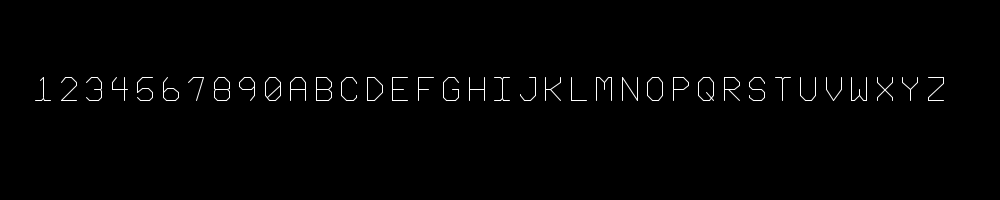
Frame 1 (no input)
Frame 60 (the mouse pressed at the canvas centre just before this capture): identical to frame 1, image omitted
Frame 120 (the mouse held since frame 60 and released just before this capture): identical to frame 1, image omitted

The Processing sketch that drew this single still picture (run headless with seeded random() and noise(); from frame 60 on, the mouse is pressed at the canvas centre):

// Processing sketch: JaredSchiffman_monoline_pde
// ── JaredSchiffman_monoline_pde.pde
JaredSchiffmanFont JSF; 

void setup(){
  size (1000,200); 
  JSF = new JaredSchiffmanFont(); 
  println("numPoints = " + JSF.F.letters[44].numPoints); 
}

void draw(){
  background(0); 
  stroke(255); 
  noFill(); 
  
  String myString = "1234567890abcdefghijklmnopqrstuvwxyz"; //Jared's Monospace Monoline";
  JSF.F.drawString(myString, 10,100, 0.15);
}

// ── JaredSchiffmanFont.pde
// By Jared Schiffman https://www.perchinteractive.com/
// MIT Media Lab ACG (Aesthetics and Computation Group), 1999
// Ported by Golan Levin, 2017

class JaredSchiffmanFont {

  jsVectorFont F;

  JaredSchiffmanFont() {
    F = new jsVectorFont();
    
    F.letters[44].numPoints = 7;
    F.letters[44].pointTypes = new char[7];
    F.letters[44].x = new float[7];
    F.letters[44].y = new float[7];
    F.letters[44].pointTypes[0] = 'm';
    F.letters[44].x[0] = 20F;
    F.letters[44].y[0] = 0.0F;
    F.letters[44].pointTypes[1] = 'l';
    F.letters[44].x[1] = 40F;
    F.letters[44].y[1] = 20F;
    F.letters[44].pointTypes[2] = 'l';
    F.letters[44].x[2] = 60F;
    F.letters[44].y[2] = 0.0F;
    F.letters[44].pointTypes[3] = 'l';
    F.letters[44].x[3] = 40F;
    F.letters[44].y[3] = -20F;
    F.letters[44].pointTypes[4] = 'l';
    F.letters[44].x[4] = 20F;
    F.letters[44].y[4] = -40F;
    F.letters[44].pointTypes[5] = 'm';
    F.letters[44].x[5] = 40F;
    F.letters[44].y[5] = -20F;
    F.letters[44].pointTypes[6] = 'l';
    F.letters[44].x[6] = 20F;
    F.letters[44].y[6] = 0.0F;
    F.letters[46].numPoints = 5;
    F.letters[46].pointTypes = new char[5];
    F.letters[46].x = new float[5];
    F.letters[46].y = new float[5];
    F.letters[46].pointTypes[0] = 'm';
    F.letters[46].x[0] = 20F;
    F.letters[46].y[0] = 0.0F;
    F.letters[46].pointTypes[1] = 'l';
    F.letters[46].x[1] = 40F;
    F.letters[46].y[1] = 20F;
    F.letters[46].pointTypes[2] = 'l';
    F.letters[46].x[2] = 60F;
    F.letters[46].y[2] = 0.0F;
    F.letters[46].pointTypes[3] = 'l';
    F.letters[46].x[3] = 40F;
    F.letters[46].y[3] = -20F;
    F.letters[46].pointTypes[4] = 'l';
    F.letters[46].x[4] = 20F;
    F.letters[46].y[4] = 0.0F;
    F.letters[48].numPoints = 11;
    F.letters[48].pointTypes = new char[11];
    F.letters[48].x = new float[11];
    F.letters[48].y = new float[11];
    F.letters[48].pointTypes[0] = 'm';
    F.letters[48].x[0] = 100F;
    F.letters[48].y[0] = 120F;
    F.letters[48].pointTypes[1] = 'l';
    F.letters[48].x[1] = 70F;
    F.letters[48].y[1] = 150F;
    F.letters[48].pointTypes[2] = 'l';
    F.letters[48].x[2] = 30F;
    F.letters[48].y[2] = 150F;
    F.letters[48].pointTypes[3] = 'l';
    F.letters[48].x[3] = 0.0F;
    F.letters[48].y[3] = 120F;
    F.letters[48].pointTypes[4] = 'l';
    F.letters[48].x[4] = 0.0F;
    F.letters[48].y[4] = 30F;
    F.letters[48].pointTypes[5] = 'l';
    F.letters[48].x[5] = 30F;
    F.letters[48].y[5] = 0.0F;
    F.letters[48].pointTypes[6] = 'l';
    F.letters[48].x[6] = 70F;
    F.letters[48].y[6] = 0.0F;
    F.letters[48].pointTypes[7] = 'l';
    F.letters[48].x[7] = 100F;
    F.letters[48].y[7] = 30F;
    F.letters[48].pointTypes[8] = 'l';
    F.letters[48].x[8] = 100F;
    F.letters[48].y[8] = 120F;
    F.letters[48].pointTypes[9] = 'm';
    F.letters[48].x[9] = 16F;
    F.letters[48].y[9] = 15F;
    F.letters[48].pointTypes[10] = 'l';
    F.letters[48].x[10] = 100F;
    F.letters[48].y[10] = 100F;
    F.letters[49].numPoints = 8;
    F.letters[49].pointTypes = new char[8];
    F.letters[49].x = new float[8];
    F.letters[49].y = new float[8];
    F.letters[49].pointTypes[0] = 'm';
    F.letters[49].x[0] = 30F;
    F.letters[49].y[0] = 130F;
    F.letters[49].pointTypes[1] = 'l';
    F.letters[49].x[1] = 50F;
    F.letters[49].y[1] = 150F;
    F.letters[49].pointTypes[2] = 'l';
    F.letters[49].x[2] = 50F;
    F.letters[49].y[2] = 14F;
    F.letters[49].pointTypes[3] = 'm';
    F.letters[49].x[3] = 100F;
    F.letters[49].y[3] = 0.0F;
    F.letters[49].pointTypes[4] = 'l';
    F.letters[49].x[4] = 60F;
    F.letters[49].y[4] = 0.0F;
    F.letters[49].pointTypes[5] = 'l';
    F.letters[49].x[5] = 50F;
    F.letters[49].y[5] = 10F;
    F.letters[49].pointTypes[6] = 'l';
    F.letters[49].x[6] = 40F;
    F.letters[49].y[6] = 0.0F;
    F.letters[49].pointTypes[7] = 'l';
    F.letters[49].x[7] = 0.0F;
    F.letters[49].y[7] = 0.0F;
    F.letters[50].numPoints = 7;
    F.letters[50].pointTypes = new char[7];
    F.letters[50].x = new float[7];
    F.letters[50].y = new float[7];
    F.letters[50].pointTypes[0] = 'm';
    F.letters[50].x[0] = 0.0F;
    F.letters[50].y[0] = 120F;
    F.letters[50].pointTypes[1] = 'l';
    F.letters[50].x[1] = 30F;
    F.letters[50].y[1] = 150F;
    F.letters[50].pointTypes[2] = 'l';
    F.letters[50].x[2] = 70F;
    F.letters[50].y[2] = 150F;
    F.letters[50].pointTypes[3] = 'l';
    F.letters[50].x[3] = 100F;
    F.letters[50].y[3] = 120F;
    F.letters[50].pointTypes[4] = 'l';
    F.letters[50].x[4] = 100F;
    F.letters[50].y[4] = 100F;
    F.letters[50].pointTypes[5] = 'l';
    F.letters[50].x[5] = 0.0F;
    F.letters[50].y[5] = 0.0F;
    F.letters[50].pointTypes[6] = 'l';
    F.letters[50].x[6] = 100F;
    F.letters[50].y[6] = 0.0F;
    F.letters[51].numPoints = 13;
    F.letters[51].pointTypes = new char[13];
    F.letters[51].x = new float[13];
    F.letters[51].y = new float[13];
    F.letters[51].pointTypes[0] = 'm';
    F.letters[51].x[0] = 0.0F;
    F.letters[51].y[0] = 120F;
    F.letters[51].pointTypes[1] = 'l';
    F.letters[51].x[1] = 30F;
    F.letters[51].y[1] = 150F;
    F.letters[51].pointTypes[2] = 'l';
    F.letters[51].x[2] = 70F;
    F.letters[51].y[2] = 150F;
    F.letters[51].pointTypes[3] = 'l';
    F.letters[51].x[3] = 100F;
    F.letters[51].y[3] = 120F;
    F.letters[51].pointTypes[4] = 'l';
    F.letters[51].x[4] = 100F;
    F.letters[51].y[4] = 80F;
    F.letters[51].pointTypes[5] = 'l';
    F.letters[51].x[5] = 90F;
    F.letters[51].y[5] = 70F;
    F.letters[51].pointTypes[6] = 'l';
    F.letters[51].x[6] = 100F;
    F.letters[51].y[6] = 60F;
    F.letters[51].pointTypes[7] = 'l';
    F.letters[51].x[7] = 100F;
    F.letters[51].y[7] = 17F;
    F.letters[51].pointTypes[8] = 'l';
    F.letters[51].x[8] = 80F;
    F.letters[51].y[8] = 0.0F;
    F.letters[51].pointTypes[9] = 'l';
    F.letters[51].x[9] = 20F;
    F.letters[51].y[9] = 0.0F;
    F.letters[51].pointTypes[10] = 'l';
    F.letters[51].x[10] = 0.0F;
    F.letters[51].y[10] = 20F;
    F.letters[51].pointTypes[11] = 'm';
    F.letters[51].x[11] = 50F;
    F.letters[51].y[11] = 70F;
    F.letters[51].pointTypes[12] = 'l';
    F.letters[51].x[12] = 90F;
    F.letters[51].y[12] = 70F;
    F.letters[52].numPoints = 6;
    F.letters[52].pointTypes = new char[6];
    F.letters[52].x = new float[6];
    F.letters[52].y = new float[6];
    F.letters[52].pointTypes[0] = 'm';
    F.letters[52].x[0] = 30F;
    F.letters[52].y[0] = 150F;
    F.letters[52].pointTypes[1] = 'l';
    F.letters[52].x[1] = 0.0F;
    F.letters[52].y[1] = 120F;
    F.letters[52].pointTypes[2] = 'l';
    F.letters[52].x[2] = 0.0F;
    F.letters[52].y[2] = 70F;
    F.letters[52].pointTypes[3] = 'l';
    F.letters[52].x[3] = 100F;
    F.letters[52].y[3] = 70F;
    F.letters[52].pointTypes[4] = 'm';
    F.letters[52].x[4] = 80F;
    F.letters[52].y[4] = 150F;
    F.letters[52].pointTypes[5] = 'l';
    F.letters[52].x[5] = 80F;
    F.letters[52].y[5] = 0.0F;
    F.letters[53].numPoints = 11;
    F.letters[53].pointTypes = new char[11];
    F.letters[53].x = new float[11];
    F.letters[53].y = new float[11];
    F.letters[53].pointTypes[0] = 'm';
    F.letters[53].x[0] = 100F;
    F.letters[53].y[0] = 150F;
    F.letters[53].pointTypes[1] = 'l';
    F.letters[53].x[1] = 30F;
    F.letters[53].y[1] = 150F;
    F.letters[53].pointTypes[2] = 'l';
    F.letters[53].x[2] = 0.0F;
    F.letters[53].y[2] = 120F;
    F.letters[53].pointTypes[3] = 'l';
    F.letters[53].x[3] = 0.0F;
    F.letters[53].y[3] = 50F;
    F.letters[53].pointTypes[4] = 'l';
    F.letters[53].x[4] = 30F;
    F.letters[53].y[4] = 80F;
    F.letters[53].pointTypes[5] = 'l';
    F.letters[53].x[5] = 76F;
    F.letters[53].y[5] = 80F;
    F.letters[53].pointTypes[6] = 'l';
    F.letters[53].x[6] = 100F;
    F.letters[53].y[6] = 50F;
    F.letters[53].pointTypes[7] = 'l';
    F.letters[53].x[7] = 100F;
    F.letters[53].y[7] = 20F;
    F.letters[53].pointTypes[8] = 'l';
    F.letters[53].x[8] = 80F;
    F.letters[53].y[8] = 0.0F;
    F.letters[53].pointTypes[9] = 'l';
    F.letters[53].x[9] = 20F;
    F.letters[53].y[9] = 0.0F;
    F.letters[53].pointTypes[10] = 'l';
    F.letters[53].x[10] = 0.0F;
    F.letters[53].y[10] = 20F;
    F.letters[54].numPoints = 10;
    F.letters[54].pointTypes = new char[10];
    F.letters[54].x = new float[10];
    F.letters[54].y = new float[10];
    F.letters[54].pointTypes[0] = 'm';
    F.letters[54].x[0] = 30F;
    F.letters[54].y[0] = 150F;
    F.letters[54].pointTypes[1] = 'l';
    F.letters[54].x[1] = 0.0F;
    F.letters[54].y[1] = 120F;
    F.letters[54].pointTypes[2] = 'l';
    F.letters[54].x[2] = 0.0F;
    F.letters[54].y[2] = 20F;
    F.letters[54].pointTypes[3] = 'l';
    F.letters[54].x[3] = 20F;
    F.letters[54].y[3] = 0.0F;
    F.letters[54].pointTypes[4] = 'l';
    F.letters[54].x[4] = 80F;
    F.letters[54].y[4] = 0.0F;
    F.letters[54].pointTypes[5] = 'l';
    F.letters[54].x[5] = 100F;
    F.letters[54].y[5] = 20F;
    F.letters[54].pointTypes[6] = 'l';
    F.letters[54].x[6] = 100F;
    F.letters[54].y[6] = 50F;
    F.letters[54].pointTypes[7] = 'l';
    F.letters[54].x[7] = 70F;
    F.letters[54].y[7] = 80F;
    F.letters[54].pointTypes[8] = 'l';
    F.letters[54].x[8] = 30F;
    F.letters[54].y[8] = 80F;
    F.letters[54].pointTypes[9] = 'l';
    F.letters[54].x[9] = 0.0F;
    F.letters[54].y[9] = 50F;
    F.letters[55].numPoints = 4;
    F.letters[55].pointTypes = new char[4];
    F.letters[55].x = new float[4];
    F.letters[55].y = new float[4];
    F.letters[55].pointTypes[0] = 'm';
    F.letters[55].x[0] = 0.0F;
    F.letters[55].y[0] = 120F;
    F.letters[55].pointTypes[1] = 'l';
    F.letters[55].x[1] = 30F;
    F.letters[55].y[1] = 150F;
    F.letters[55].pointTypes[2] = 'l';
    F.letters[55].x[2] = 100F;
    F.letters[55].y[2] = 150F;
    F.letters[55].pointTypes[3] = 'l';
    F.letters[55].x[3] = 50F;
    F.letters[55].y[3] = 0.0F;
    F.letters[56].numPoints = 17;
    F.letters[56].pointTypes = new char[17];
    F.letters[56].x = new float[17];
    F.letters[56].y = new float[17];
    F.letters[56].pointTypes[0] = 'm';
    F.letters[56].x[0] = 0.0F;
    F.letters[56].y[0] = 120F;
    F.letters[56].pointTypes[1] = 'l';
    F.letters[56].x[1] = 30F;
    F.letters[56].y[1] = 150F;
    F.letters[56].pointTypes[2] = 'l';
    F.letters[56].x[2] = 70F;
    F.letters[56].y[2] = 150F;
    F.letters[56].pointTypes[3] = 'l';
    F.letters[56].x[3] = 100F;
    F.letters[56].y[3] = 120F;
    F.letters[56].pointTypes[4] = 'l';
    F.letters[56].x[4] = 100F;
    F.letters[56].y[4] = 80F;
    F.letters[56].pointTypes[5] = 'l';
    F.letters[56].x[5] = 87F;
    F.letters[56].y[5] = 70F;
    F.letters[56].pointTypes[6] = 'l';
    F.letters[56].x[6] = 100F;
    F.letters[56].y[6] = 60F;
    F.letters[56].pointTypes[7] = 'l';
    F.letters[56].x[7] = 100F;
    F.letters[56].y[7] = 20F;
    F.letters[56].pointTypes[8] = 'l';
    F.letters[56].x[8] = 80F;
    F.letters[56].y[8] = 0.0F;
    F.letters[56].pointTypes[9] = 'l';
    F.letters[56].x[9] = 20F;
    F.letters[56].y[9] = 0.0F;
    F.letters[56].pointTypes[10] = 'l';
    F.letters[56].x[10] = 0.0F;
    F.letters[56].y[10] = 20F;
    F.letters[56].pointTypes[11] = 'l';
    F.letters[56].x[11] = 0.0F;
    F.letters[56].y[11] = 60F;
    F.letters[56].pointTypes[12] = 'l';
    F.letters[56].x[12] = 10F;
    F.letters[56].y[12] = 70F;
    F.letters[56].pointTypes[13] = 'l';
    F.letters[56].x[13] = 0.0F;
    F.letters[56].y[13] = 80F;
    F.letters[56].pointTypes[14] = 'l';
    F.letters[56].x[14] = 0.0F;
    F.letters[56].y[14] = 120F;
    F.letters[56].pointTypes[15] = 'm';
    F.letters[56].x[15] = 10F;
    F.letters[56].y[15] = 70F;
    F.letters[56].pointTypes[16] = 'l';
    F.letters[56].x[16] = 87F;
    F.letters[56].y[16] = 70F;
    F.letters[57].numPoints = 12;
    F.letters[57].pointTypes = new char[12];
    F.letters[57].x = new float[12];
    F.letters[57].y = new float[12];
    F.letters[57].pointTypes[0] = 'm';
    F.letters[57].x[0] = 20F;
    F.letters[57].y[0] = 70F;
    F.letters[57].pointTypes[1] = 'l';
    F.letters[57].x[1] = 0.0F;
    F.letters[57].y[1] = 87F;
    F.letters[57].pointTypes[2] = 'l';
    F.letters[57].x[2] = 0.0F;
    F.letters[57].y[2] = 120F;
    F.letters[57].pointTypes[3] = 'l';
    F.letters[57].x[3] = 30F;
    F.letters[57].y[3] = 150F;
    F.letters[57].pointTypes[4] = 'l';
    F.letters[57].x[4] = 70F;
    F.letters[57].y[4] = 150F;
    F.letters[57].pointTypes[5] = 'l';
    F.letters[57].x[5] = 100F;
    F.letters[57].y[5] = 120F;
    F.letters[57].pointTypes[6] = 'l';
    F.letters[57].x[6] = 100F;
    F.letters[57].y[6] = 90F;
    F.letters[57].pointTypes[7] = 'l';
    F.letters[57].x[7] = 100F;
    F.letters[57].y[7] = 30F;
    F.letters[57].pointTypes[8] = 'l';
    F.letters[57].x[8] = 73F;
    F.letters[57].y[8] = 0.0F;
    F.letters[57].pointTypes[9] = 'm';
    F.letters[57].x[9] = 20F;
    F.letters[57].y[9] = 70F;
    F.letters[57].pointTypes[10] = 'l';
    F.letters[57].x[10] = 80F;
    F.letters[57].y[10] = 70F;
    F.letters[57].pointTypes[11] = 'l';
    F.letters[57].x[11] = 100F;
    F.letters[57].y[11] = 90F;
    F.letters[97].numPoints = 8;
    F.letters[97].pointTypes = new char[8];
    F.letters[97].x = new float[8];
    F.letters[97].y = new float[8];
    F.letters[97].pointTypes[0] = 'm';
    F.letters[97].x[0] = 0.0F;
    F.letters[97].y[0] = 0.0F;
    F.letters[97].pointTypes[1] = 'l';
    F.letters[97].x[1] = 0.0F;
    F.letters[97].y[1] = 120F;
    F.letters[97].pointTypes[2] = 'l';
    F.letters[97].x[2] = 30F;
    F.letters[97].y[2] = 150F;
    F.letters[97].pointTypes[3] = 'l';
    F.letters[97].x[3] = 70F;
    F.letters[97].y[3] = 150F;
    F.letters[97].pointTypes[4] = 'l';
    F.letters[97].x[4] = 100F;
    F.letters[97].y[4] = 120F;
    F.letters[97].pointTypes[5] = 'l';
    F.letters[97].x[5] = 100F;
    F.letters[97].y[5] = 0.0F;
    F.letters[97].pointTypes[6] = 'm';
    F.letters[97].x[6] = 0.0F;
    F.letters[97].y[6] = 70F;
    F.letters[97].pointTypes[7] = 'l';
    F.letters[97].x[7] = 100F;
    F.letters[97].y[7] = 70F;
    F.letters[98].numPoints = 13;
    F.letters[98].pointTypes = new char[13];
    F.letters[98].x = new float[13];
    F.letters[98].y = new float[13];
    F.letters[98].pointTypes[0] = 'm';
    F.letters[98].x[0] = 0.0F;
    F.letters[98].y[0] = 0.0F;
    F.letters[98].pointTypes[1] = 'l';
    F.letters[98].x[1] = 0.0F;
    F.letters[98].y[1] = 150F;
    F.letters[98].pointTypes[2] = 'l';
    F.letters[98].x[2] = 70F;
    F.letters[98].y[2] = 150F;
    F.letters[98].pointTypes[3] = 'l';
    F.letters[98].x[3] = 100F;
    F.letters[98].y[3] = 120F;
    F.letters[98].pointTypes[4] = 'l';
    F.letters[98].x[4] = 100F;
    F.letters[98].y[4] = 90F;
    F.letters[98].pointTypes[5] = 'm';
    F.letters[98].x[5] = 0.0F;
    F.letters[98].y[5] = 0.0F;
    F.letters[98].pointTypes[6] = 'l';
    F.letters[98].x[6] = 80F;
    F.letters[98].y[6] = 0.0F;
    F.letters[98].pointTypes[7] = 'l';
    F.letters[98].x[7] = 100F;
    F.letters[98].y[7] = 20F;
    F.letters[98].pointTypes[8] = 'l';
    F.letters[98].x[8] = 100F;
    F.letters[98].y[8] = 50F;
    F.letters[98].pointTypes[9] = 'l';
    F.letters[98].x[9] = 80F;
    F.letters[98].y[9] = 70F;
    F.letters[98].pointTypes[10] = 'l';
    F.letters[98].x[10] = 100F;
    F.letters[98].y[10] = 90F;
    F.letters[98].pointTypes[11] = 'm';
    F.letters[98].x[11] = 0.0F;
    F.letters[98].y[11] = 70F;
    F.letters[98].pointTypes[12] = 'l';
    F.letters[98].x[12] = 80F;
    F.letters[98].y[12] = 70F;
    F.letters[99].numPoints = 10;
    F.letters[99].pointTypes = new char[10];
    F.letters[99].x = new float[10];
    F.letters[99].y = new float[10];
    F.letters[99].pointTypes[0] = 'm';
    F.letters[99].x[0] = 100F;
    F.letters[99].y[0] = 110F;
    F.letters[99].pointTypes[1] = 'l';
    F.letters[99].x[1] = 100F;
    F.letters[99].y[1] = 120F;
    F.letters[99].pointTypes[2] = 'l';
    F.letters[99].x[2] = 70F;
    F.letters[99].y[2] = 150F;
    F.letters[99].pointTypes[3] = 'l';
    F.letters[99].x[3] = 30F;
    F.letters[99].y[3] = 150F;
    F.letters[99].pointTypes[4] = 'l';
    F.letters[99].x[4] = 0.0F;
    F.letters[99].y[4] = 120F;
    F.letters[99].pointTypes[5] = 'l';
    F.letters[99].x[5] = 0.0F;
    F.letters[99].y[5] = 30F;
    F.letters[99].pointTypes[6] = 'l';
    F.letters[99].x[6] = 30F;
    F.letters[99].y[6] = 0.0F;
    F.letters[99].pointTypes[7] = 'l';
    F.letters[99].x[7] = 80F;
    F.letters[99].y[7] = 0.0F;
    F.letters[99].pointTypes[8] = 'l';
    F.letters[99].x[8] = 100F;
    F.letters[99].y[8] = 20F;
    F.letters[99].pointTypes[9] = 'l';
    F.letters[99].x[9] = 100F;
    F.letters[99].y[9] = 30F;
    F.letters[100].numPoints = 7;
    F.letters[100].pointTypes = new char[7];
    F.letters[100].x = new float[7];
    F.letters[100].y = new float[7];
    F.letters[100].pointTypes[0] = 'm';
    F.letters[100].x[0] = 0.0F;
    F.letters[100].y[0] = 150F;
    F.letters[100].pointTypes[1] = 'l';
    F.letters[100].x[1] = 0.0F;
    F.letters[100].y[1] = 0.0F;
    F.letters[100].pointTypes[2] = 'l';
    F.letters[100].x[2] = 50F;
    F.letters[100].y[2] = 0.0F;
    F.letters[100].pointTypes[3] = 'l';
    F.letters[100].x[3] = 100F;
    F.letters[100].y[3] = 50F;
    F.letters[100].pointTypes[4] = 'l';
    F.letters[100].x[4] = 100F;
    F.letters[100].y[4] = 100F;
    F.letters[100].pointTypes[5] = 'l';
    F.letters[100].x[5] = 50F;
    F.letters[100].y[5] = 150F;
    F.letters[100].pointTypes[6] = 'l';
    F.letters[100].x[6] = 0.0F;
    F.letters[100].y[6] = 150F;
    F.letters[101].numPoints = 7;
    F.letters[101].pointTypes = new char[7];
    F.letters[101].x = new float[7];
    F.letters[101].y = new float[7];
    F.letters[101].pointTypes[0] = 'm';
    F.letters[101].x[0] = 70F;
    F.letters[101].y[0] = 70F;
    F.letters[101].pointTypes[1] = 'l';
    F.letters[101].x[1] = 0.0F;
    F.letters[101].y[1] = 70F;
    F.letters[101].pointTypes[2] = 'l';
    F.letters[101].x[2] = 0.0F;
    F.letters[101].y[2] = 0.0F;
    F.letters[101].pointTypes[3] = 'l';
    F.letters[101].x[3] = 100F;
    F.letters[101].y[3] = 0.0F;
    F.letters[101].pointTypes[4] = 'm';
    F.letters[101].x[4] = 100F;
    F.letters[101].y[4] = 150F;
    F.letters[101].pointTypes[5] = 'l';
    F.letters[101].x[5] = 0.0F;
    F.letters[101].y[5] = 150F;
    F.letters[101].pointTypes[6] = 'l';
    F.letters[101].x[6] = 0.0F;
    F.letters[101].y[6] = 70F;
    F.letters[102].numPoints = 5;
    F.letters[102].pointTypes = new char[5];
    F.letters[102].x = new float[5];
    F.letters[102].y = new float[5];
    F.letters[102].pointTypes[0] = 'm';
    F.letters[102].x[0] = 100F;
    F.letters[102].y[0] = 150F;
    F.letters[102].pointTypes[1] = 'l';
    F.letters[102].x[1] = 0.0F;
    F.letters[102].y[1] = 150F;
    F.letters[102].pointTypes[2] = 'l';
    F.letters[102].x[2] = 0.0F;
    F.letters[102].y[2] = 0.0F;
    F.letters[102].pointTypes[3] = 'm';
    F.letters[102].x[3] = 70F;
    F.letters[102].y[3] = 70F;
    F.letters[102].pointTypes[4] = 'l';
    F.letters[102].x[4] = 0.0F;
    F.letters[102].y[4] = 70F;
    F.letters[103].numPoints = 10;
    F.letters[103].pointTypes = new char[10];
    F.letters[103].x = new float[10];
    F.letters[103].y = new float[10];
    F.letters[103].pointTypes[0] = 'm';
    F.letters[103].x[0] = 100F;
    F.letters[103].y[0] = 120F;
    F.letters[103].pointTypes[1] = 'l';
    F.letters[103].x[1] = 70F;
    F.letters[103].y[1] = 150F;
    F.letters[103].pointTypes[2] = 'l';
    F.letters[103].x[2] = 30F;
    F.letters[103].y[2] = 150F;
    F.letters[103].pointTypes[3] = 'l';
    F.letters[103].x[3] = 0.0F;
    F.letters[103].y[3] = 120F;
    F.letters[103].pointTypes[4] = 'l';
    F.letters[103].x[4] = 0.0F;
    F.letters[103].y[4] = 20F;
    F.letters[103].pointTypes[5] = 'l';
    F.letters[103].x[5] = 20F;
    F.letters[103].y[5] = 0.0F;
    F.letters[103].pointTypes[6] = 'l';
    F.letters[103].x[6] = 77F;
    F.letters[103].y[6] = 0.0F;
    F.letters[103].pointTypes[7] = 'l';
    F.letters[103].x[7] = 100F;
    F.letters[103].y[7] = 20F;
    F.letters[103].pointTypes[8] = 'l';
    F.letters[103].x[8] = 100F;
    F.letters[103].y[8] = 70F;
    F.letters[103].pointTypes[9] = 'l';
    F.letters[103].x[9] = 60F;
    F.letters[103].y[9] = 70F;
    F.letters[104].numPoints = 6;
    F.letters[104].pointTypes = new char[6];
    F.letters[104].x = new float[6];
    F.letters[104].y = new float[6];
    F.letters[104].pointTypes[0] = 'm';
    F.letters[104].x[0] = 0.0F;
    F.letters[104].y[0] = 150F;
    F.letters[104].pointTypes[1] = 'l';
    F.letters[104].x[1] = 0.0F;
    F.letters[104].y[1] = 0.0F;
    F.letters[104].pointTypes[2] = 'm';
    F.letters[104].x[2] = 100F;
    F.letters[104].y[2] = 150F;
    F.letters[104].pointTypes[3] = 'l';
    F.letters[104].x[3] = 100F;
    F.letters[104].y[3] = 0.0F;
    F.letters[104].pointTypes[4] = 'm';
    F.letters[104].x[4] = 0.0F;
    F.letters[104].y[4] = 70F;
    F.letters[104].pointTypes[5] = 'l';
    F.letters[104].x[5] = 100F;
    F.letters[104].y[5] = 70F;
    F.letters[105].numPoints = 12;
    F.letters[105].pointTypes = new char[12];
    F.letters[105].x = new float[12];
    F.letters[105].y = new float[12];
    F.letters[105].pointTypes[0] = 'm';
    F.letters[105].x[0] = 50F;
    F.letters[105].y[0] = 140F;
    F.letters[105].pointTypes[1] = 'l';
    F.letters[105].x[1] = 50F;
    F.letters[105].y[1] = 10F;
    F.letters[105].pointTypes[2] = 'm';
    F.letters[105].x[2] = 100F;
    F.letters[105].y[2] = 150F;
    F.letters[105].pointTypes[3] = 'l';
    F.letters[105].x[3] = 60F;
    F.letters[105].y[3] = 150F;
    F.letters[105].pointTypes[4] = 'l';
    F.letters[105].x[4] = 50F;
    F.letters[105].y[4] = 140F;
    F.letters[105].pointTypes[5] = 'l';
    F.letters[105].x[5] = 40F;
    F.letters[105].y[5] = 150F;
    F.letters[105].pointTypes[6] = 'l';
    F.letters[105].x[6] = 0.0F;
    F.letters[105].y[6] = 150F;
    F.letters[105].pointTypes[7] = 'm';
    F.letters[105].x[7] = 0.0F;
    F.letters[105].y[7] = 0.0F;
    F.letters[105].pointTypes[8] = 'l';
    F.letters[105].x[8] = 40F;
    F.letters[105].y[8] = 0.0F;
    F.letters[105].pointTypes[9] = 'l';
    F.letters[105].x[9] = 50F;
    F.letters[105].y[9] = 10F;
    F.letters[105].pointTypes[10] = 'l';
    F.letters[105].x[10] = 60F;
    F.letters[105].y[10] = 0.0F;
    F.letters[105].pointTypes[11] = 'l';
    F.letters[105].x[11] = 100F;
    F.letters[105].y[11] = 0.0F;
    F.letters[106].numPoints = 7;
    F.letters[106].pointTypes = new char[7];
    F.letters[106].x = new float[7];
    F.letters[106].y = new float[7];
    F.letters[106].pointTypes[0] = 'm';
    F.letters[106].x[0] = 60F;
    F.letters[106].y[0] = 150F;
    F.letters[106].pointTypes[1] = 'l';
    F.letters[106].x[1] = 100F;
    F.letters[106].y[1] = 150F;
    F.letters[106].pointTypes[2] = 'l';
    F.letters[106].x[2] = 100F;
    F.letters[106].y[2] = 30F;
    F.letters[106].pointTypes[3] = 'l';
    F.letters[106].x[3] = 70F;
    F.letters[106].y[3] = 0.0F;
    F.letters[106].pointTypes[4] = 'l';
    F.letters[106].x[4] = 30F;
    F.letters[106].y[4] = 0.0F;
    F.letters[106].pointTypes[5] = 'l';
    F.letters[106].x[5] = 0.0F;
    F.letters[106].y[5] = 30F;
    F.letters[106].pointTypes[6] = 'l';
    F.letters[106].x[6] = 0.0F;
    F.letters[106].y[6] = 40F;
    F.letters[107].numPoints = 8;
    F.letters[107].pointTypes = new char[8];
    F.letters[107].x = new float[8];
    F.letters[107].y = new float[8];
    F.letters[107].pointTypes[0] = 'm';
    F.letters[107].x[0] = 0.0F;
    F.letters[107].y[0] = 150F;
    F.letters[107].pointTypes[1] = 'l';
    F.letters[107].x[1] = 0.0F;
    F.letters[107].y[1] = 0.0F;
    F.letters[107].pointTypes[2] = 'm';
    F.letters[107].x[2] = 100F;
    F.letters[107].y[2] = 150F;
    F.letters[107].pointTypes[3] = 'l';
    F.letters[107].x[3] = 100F;
    F.letters[107].y[3] = 120F;
    F.letters[107].pointTypes[4] = 'l';
    F.letters[107].x[4] = 30F;
    F.letters[107].y[4] = 70F;
    F.letters[107].pointTypes[5] = 'l';
    F.letters[107].x[5] = 100F;
    F.letters[107].y[5] = 0.0F;
    F.letters[107].pointTypes[6] = 'm';
    F.letters[107].x[6] = 0.0F;
    F.letters[107].y[6] = 70F;
    F.letters[107].pointTypes[7] = 'l';
    F.letters[107].x[7] = 30F;
    F.letters[107].y[7] = 70F;
    F.letters[108].numPoints = 3;
    F.letters[108].pointTypes = new char[3];
    F.letters[108].x = new float[3];
    F.letters[108].y = new float[3];
    F.letters[108].pointTypes[0] = 'm';
    F.letters[108].x[0] = 0.0F;
    F.letters[108].y[0] = 150F;
    F.letters[108].pointTypes[1] = 'l';
    F.letters[108].x[1] = 0.0F;
    F.letters[108].y[1] = 0.0F;
    F.letters[108].pointTypes[2] = 'l';
    F.letters[108].x[2] = 100F;
    F.letters[108].y[2] = 0.0F;
    F.letters[109].numPoints = 9;
    F.letters[109].pointTypes = new char[9];
    F.letters[109].x = new float[9];
    F.letters[109].y = new float[9];
    F.letters[109].pointTypes[0] = 'm';
    F.letters[109].x[0] = 0.0F;
    F.letters[109].y[0] = 0.0F;
    F.letters[109].pointTypes[1] = 'l';
    F.letters[109].x[1] = 0.0F;
    F.letters[109].y[1] = 150F;
    F.letters[109].pointTypes[2] = 'l';
    F.letters[109].x[2] = 20F;
    F.letters[109].y[2] = 150F;
    F.letters[109].pointTypes[3] = 'l';
    F.letters[109].x[3] = 50F;
    F.letters[109].y[3] = 120F;
    F.letters[109].pointTypes[4] = 'l';
    F.letters[109].x[4] = 80F;
    F.letters[109].y[4] = 150F;
    F.letters[109].pointTypes[5] = 'l';
    F.letters[109].x[5] = 100F;
    F.letters[109].y[5] = 150F;
    F.letters[109].pointTypes[6] = 'l';
    F.letters[109].x[6] = 100F;
    F.letters[109].y[6] = 0.0F;
    F.letters[109].pointTypes[7] = 'm';
    F.letters[109].x[7] = 50F;
    F.letters[109].y[7] = 70F;
    F.letters[109].pointTypes[8] = 'l';
    F.letters[109].x[8] = 50F;
    F.letters[109].y[8] = 120F;
    F.letters[110].numPoints = 5;
    F.letters[110].pointTypes = new char[5];
    F.letters[110].x = new float[5];
    F.letters[110].y = new float[5];
    F.letters[110].pointTypes[0] = 'm';
    F.letters[110].x[0] = 0.0F;
    F.letters[110].y[0] = 0.0F;
    F.letters[110].pointTypes[1] = 'l';
    F.letters[110].x[1] = 0.0F;
    F.letters[110].y[1] = 150F;
    F.letters[110].pointTypes[2] = 'l';
    F.letters[110].x[2] = 100F;
    F.letters[110].y[2] = 0.0F;
    F.letters[110].pointTypes[3] = 'l';
    F.letters[110].x[3] = 100F;
    F.letters[110].y[3] = 130F;
    F.letters[110].pointTypes[4] = 'l';
    F.letters[110].x[4] = 100F;
    F.letters[110].y[4] = 150F;
    F.letters[111].numPoints = 9;
    F.letters[111].pointTypes = new char[9];
    F.letters[111].x = new float[9];
    F.letters[111].y = new float[9];
    F.letters[111].pointTypes[0] = 'm';
    F.letters[111].x[0] = 0.0F;
    F.letters[111].y[0] = 33F;
    F.letters[111].pointTypes[1] = 'l';
    F.letters[111].x[1] = 30F;
    F.letters[111].y[1] = 0.0F;
    F.letters[111].pointTypes[2] = 'l';
    F.letters[111].x[2] = 70F;
    F.letters[111].y[2] = 0.0F;
    F.letters[111].pointTypes[3] = 'l';
    F.letters[111].x[3] = 100F;
    F.letters[111].y[3] = 33F;
    F.letters[111].pointTypes[4] = 'l';
    F.letters[111].x[4] = 100F;
    F.letters[111].y[4] = 120F;
    F.letters[111].pointTypes[5] = 'l';
    F.letters[111].x[5] = 70F;
    F.letters[111].y[5] = 150F;
    F.letters[111].pointTypes[6] = 'l';
    F.letters[111].x[6] = 30F;
    F.letters[111].y[6] = 150F;
    F.letters[111].pointTypes[7] = 'l';
    F.letters[111].x[7] = 0.0F;
    F.letters[111].y[7] = 120F;
    F.letters[111].pointTypes[8] = 'l';
    F.letters[111].x[8] = 0.0F;
    F.letters[111].y[8] = 33F;
    F.letters[112].numPoints = 7;
    F.letters[112].pointTypes = new char[7];
    F.letters[112].x = new float[7];
    F.letters[112].y = new float[7];
    F.letters[112].pointTypes[0] = 'm';
    F.letters[112].x[0] = 0.0F;
    F.letters[112].y[0] = 0.0F;
    F.letters[112].pointTypes[1] = 'l';
    F.letters[112].x[1] = 0.0F;
    F.letters[112].y[1] = 150F;
    F.letters[112].pointTypes[2] = 'l';
    F.letters[112].x[2] = 70F;
    F.letters[112].y[2] = 150F;
    F.letters[112].pointTypes[3] = 'l';
    F.letters[112].x[3] = 100F;
    F.letters[112].y[3] = 120F;
    F.letters[112].pointTypes[4] = 'l';
    F.letters[112].x[4] = 100F;
    F.letters[112].y[4] = 100F;
    F.letters[112].pointTypes[5] = 'l';
    F.letters[112].x[5] = 70F;
    F.letters[112].y[5] = 70F;
    F.letters[112].pointTypes[6] = 'l';
    F.letters[112].x[6] = 0.0F;
    F.letters[112].y[6] = 70F;
    F.letters[113].numPoints = 11;
    F.letters[113].pointTypes = new char[11];
    F.letters[113].x = new float[11];
    F.letters[113].y = new float[11];
    F.letters[113].pointTypes[0] = 'm';
    F.letters[113].x[0] = 0.0F;
    F.letters[113].y[0] = 120F;
    F.letters[113].pointTypes[1] = 'l';
    F.letters[113].x[1] = 30F;
    F.letters[113].y[1] = 150F;
    F.letters[113].pointTypes[2] = 'l';
    F.letters[113].x[2] = 70F;
    F.letters[113].y[2] = 150F;
    F.letters[113].pointTypes[3] = 'l';
    F.letters[113].x[3] = 100F;
    F.letters[113].y[3] = 120F;
    F.letters[113].pointTypes[4] = 'l';
    F.letters[113].x[4] = 100F;
    F.letters[113].y[4] = 30F;
    F.letters[113].pointTypes[5] = 'l';
    F.letters[113].x[5] = 70F;
    F.letters[113].y[5] = 0.0F;
    F.letters[113].pointTypes[6] = 'l';
    F.letters[113].x[6] = 30F;
    F.letters[113].y[6] = 0.0F;
    F.letters[113].pointTypes[7] = 'l';
    F.letters[113].x[7] = 0.0F;
    F.letters[113].y[7] = 30F;
    F.letters[113].pointTypes[8] = 'l';
    F.letters[113].x[8] = 0.0F;
    F.letters[113].y[8] = 120F;
    F.letters[113].pointTypes[9] = 'm';
    F.letters[113].x[9] = 50F;
    F.letters[113].y[9] = 50F;
    F.letters[113].pointTypes[10] = 'l';
    F.letters[113].x[10] = 100F;
    F.letters[113].y[10] = 0.0F;
    F.letters[114].numPoints = 9;
    F.letters[114].pointTypes = new char[9];
    F.letters[114].x = new float[9];
    F.letters[114].y = new float[9];
    F.letters[114].pointTypes[0] = 'm';
    F.letters[114].x[0] = 0.0F;
    F.letters[114].y[0] = 0.0F;
    F.letters[114].pointTypes[1] = 'l';
    F.letters[114].x[1] = 0.0F;
    F.letters[114].y[1] = 150F;
    F.letters[114].pointTypes[2] = 'l';
    F.letters[114].x[2] = 70F;
    F.letters[114].y[2] = 150F;
    F.letters[114].pointTypes[3] = 'l';
    F.letters[114].x[3] = 100F;
    F.letters[114].y[3] = 120F;
    F.letters[114].pointTypes[4] = 'l';
    F.letters[114].x[4] = 100F;
    F.letters[114].y[4] = 100F;
    F.letters[114].pointTypes[5] = 'l';
    F.letters[114].x[5] = 70F;
    F.letters[114].y[5] = 70F;
    F.letters[114].pointTypes[6] = 'l';
    F.letters[114].x[6] = 0.0F;
    F.letters[114].y[6] = 70F;
    F.letters[114].pointTypes[7] = 'm';
    F.letters[114].x[7] = 30F;
    F.letters[114].y[7] = 70F;
    F.letters[114].pointTypes[8] = 'l';
    F.letters[114].x[8] = 100F;
    F.letters[114].y[8] = 0.0F;
    F.letters[115].numPoints = 16;
    F.letters[115].pointTypes = new char[16];
    F.letters[115].x = new float[16];
    F.letters[115].y = new float[16];
    F.letters[115].pointTypes[0] = 'm';
    F.letters[115].x[0] = 100F;
    F.letters[115].y[0] = 120F;
    F.letters[115].pointTypes[1] = 'l';
    F.letters[115].x[1] = 70F;
    F.letters[115].y[1] = 150F;
    F.letters[115].pointTypes[2] = 'l';
    F.letters[115].x[2] = 30F;
    F.letters[115].y[2] = 150F;
    F.letters[115].pointTypes[3] = 'l';
    F.letters[115].x[3] = 0.0F;
    F.letters[115].y[3] = 120F;
    F.letters[115].pointTypes[4] = 'l';
    F.letters[115].x[4] = 0.0F;
    F.letters[115].y[4] = 90F;
    F.letters[115].pointTypes[5] = 'l';
    F.letters[115].x[5] = 20F;
    F.letters[115].y[5] = 70F;
    F.letters[115].pointTypes[6] = 'l';
    F.letters[115].x[6] = 80F;
    F.letters[115].y[6] = 70F;
    F.letters[115].pointTypes[7] = 'l';
    F.letters[115].x[7] = 100F;
    F.letters[115].y[7] = 50F;
    F.letters[115].pointTypes[8] = 'l';
    F.letters[115].x[8] = 100F;
    F.letters[115].y[8] = 17F;
    F.letters[115].pointTypes[9] = 'l';
    F.letters[115].x[9] = 80F;
    F.letters[115].y[9] = 0.0F;
    F.letters[115].pointTypes[10] = 'l';
    F.letters[115].x[10] = 24F;
    F.letters[115].y[10] = 0.0F;
    F.letters[115].pointTypes[11] = 'l';
    F.letters[115].x[11] = 0.0F;
    F.letters[115].y[11] = 20F;
    F.letters[115].pointTypes[12] = 'm';
    F.letters[115].x[12] = 0.0F;
    F.letters[115].y[12] = 30F;
    F.letters[115].pointTypes[13] = 'l';
    F.letters[115].x[13] = 0.0F;
    F.letters[115].y[13] = 20F;
    F.letters[115].pointTypes[14] = 'm';
    F.letters[115].x[14] = 100F;
    F.letters[115].y[14] = 110F;
    F.letters[115].pointTypes[15] = 'l';
    F.letters[115].x[15] = 100F;
    F.letters[115].y[15] = 120F;
    F.letters[116].numPoints = 7;
    F.letters[116].pointTypes = new char[7];
    F.letters[116].x = new float[7];
    F.letters[116].y = new float[7];
    F.letters[116].pointTypes[0] = 'm';
    F.letters[116].x[0] = 0.0F;
    F.letters[116].y[0] = 150F;
    F.letters[116].pointTypes[1] = 'l';
    F.letters[116].x[1] = 40F;
    F.letters[116].y[1] = 150F;
    F.letters[116].pointTypes[2] = 'l';
    F.letters[116].x[2] = 50F;
    F.letters[116].y[2] = 140F;
    F.letters[116].pointTypes[3] = 'l';
    F.letters[116].x[3] = 60F;
    F.letters[116].y[3] = 150F;
    F.letters[116].pointTypes[4] = 'l';
    F.letters[116].x[4] = 100F;
    F.letters[116].y[4] = 150F;
    F.letters[116].pointTypes[5] = 'm';
    F.letters[116].x[5] = 50F;
    F.letters[116].y[5] = 0.0F;
    F.letters[116].pointTypes[6] = 'l';
    F.letters[116].x[6] = 50F;
    F.letters[116].y[6] = 140F;
    F.letters[117].numPoints = 6;
    F.letters[117].pointTypes = new char[6];
    F.letters[117].x = new float[6];
    F.letters[117].y = new float[6];
    F.letters[117].pointTypes[0] = 'm';
    F.letters[117].x[0] = 0.0F;
    F.letters[117].y[0] = 150F;
    F.letters[117].pointTypes[1] = 'l';
    F.letters[117].x[1] = 0.0F;
    F.letters[117].y[1] = 30F;
    F.letters[117].pointTypes[2] = 'l';
    F.letters[117].x[2] = 30F;
    F.letters[117].y[2] = 0.0F;
    F.letters[117].pointTypes[3] = 'l';
    F.letters[117].x[3] = 70F;
    F.letters[117].y[3] = 0.0F;
    F.letters[117].pointTypes[4] = 'l';
    F.letters[117].x[4] = 100F;
    F.letters[117].y[4] = 30F;
    F.letters[117].pointTypes[5] = 'l';
    F.letters[117].x[5] = 100F;
    F.letters[117].y[5] = 150F;
    F.letters[118].numPoints = 5;
    F.letters[118].pointTypes = new char[5];
    F.letters[118].x = new float[5];
    F.letters[118].y = new float[5];
    F.letters[118].pointTypes[0] = 'm';
    F.letters[118].x[0] = 0.0F;
    F.letters[118].y[0] = 150F;
    F.letters[118].pointTypes[1] = 'l';
    F.letters[118].x[1] = 0.0F;
    F.letters[118].y[1] = 70F;
    F.letters[118].pointTypes[2] = 'l';
    F.letters[118].x[2] = 50F;
    F.letters[118].y[2] = 0.0F;
    F.letters[118].pointTypes[3] = 'l';
    F.letters[118].x[3] = 100F;
    F.letters[118].y[3] = 70F;
    F.letters[118].pointTypes[4] = 'l';
    F.letters[118].x[4] = 100F;
    F.letters[118].y[4] = 150F;
    F.letters[119].numPoints = 9;
    F.letters[119].pointTypes = new char[9];
    F.letters[119].x = new float[9];
    F.letters[119].y = new float[9];
    F.letters[119].pointTypes[0] = 'm';
    F.letters[119].x[0] = 0.0F;
    F.letters[119].y[0] = 150F;
    F.letters[119].pointTypes[1] = 'l';
    F.letters[119].x[1] = 0.0F;
    F.letters[119].y[1] = 0.0F;
    F.letters[119].pointTypes[2] = 'l';
    F.letters[119].x[2] = 20F;
    F.letters[119].y[2] = 0.0F;
    F.letters[119].pointTypes[3] = 'l';
    F.letters[119].x[3] = 50F;
    F.letters[119].y[3] = 30F;
    F.letters[119].pointTypes[4] = 'l';
    F.letters[119].x[4] = 80F;
    F.letters[119].y[4] = 0.0F;
    F.letters[119].pointTypes[5] = 'l';
    F.letters[119].x[5] = 100F;
    F.letters[119].y[5] = 0.0F;
    F.letters[119].pointTypes[6] = 'l';
    F.letters[119].x[6] = 100F;
    F.letters[119].y[6] = 150F;
    F.letters[119].pointTypes[7] = 'm';
    F.letters[119].x[7] = 50F;
    F.letters[119].y[7] = 70F;
    F.letters[119].pointTypes[8] = 'l';
    F.letters[119].x[8] = 50F;
    F.letters[119].y[8] = 30F;
    F.letters[120].numPoints = 10;
    F.letters[120].pointTypes = new char[10];
    F.letters[120].x = new float[10];
    F.letters[120].y = new float[10];
    F.letters[120].pointTypes[0] = 'm';
    F.letters[120].x[0] = 0.0F;
    F.letters[120].y[0] = 150F;
    F.letters[120].pointTypes[1] = 'l';
    F.letters[120].x[1] = 0.0F;
    F.letters[120].y[1] = 120F;
    F.letters[120].pointTypes[2] = 'l';
    F.letters[120].x[2] = 100F;
    F.letters[120].y[2] = 20F;
    F.letters[120].pointTypes[3] = 'm';
    F.letters[120].x[3] = 100F;
    F.letters[120].y[3] = 150F;
    F.letters[120].pointTypes[4] = 'l';
    F.letters[120].x[4] = 100F;
    F.letters[120].y[4] = 120F;
    F.letters[120].pointTypes[5] = 'l';
    F.letters[120].x[5] = 0.0F;
    F.letters[120].y[5] = 20F;
    F.letters[120].pointTypes[6] = 'm';
    F.letters[120].x[6] = 100F;
    F.letters[120].y[6] = 20F;
    F.letters[120].pointTypes[7] = 'l';
    F.letters[120].x[7] = 100F;
    F.letters[120].y[7] = 0.0F;
    F.letters[120].pointTypes[8] = 'm';
    F.letters[120].x[8] = 0.0F;
    F.letters[120].y[8] = 0.0F;
    F.letters[120].pointTypes[9] = 'l';
    F.letters[120].x[9] = 0.0F;
    F.letters[120].y[9] = 20F;
    F.letters[121].numPoints = 7;
    F.letters[121].pointTypes = new char[7];
    F.letters[121].x = new float[7];
    F.letters[121].y = new float[7];
    F.letters[121].pointTypes[0] = 'm';
    F.letters[121].x[0] = 0.0F;
    F.letters[121].y[0] = 150F;
    F.letters[121].pointTypes[1] = 'l';
    F.letters[121].x[1] = 0.0F;
    F.letters[121].y[1] = 120F;
    F.letters[121].pointTypes[2] = 'l';
    F.letters[121].x[2] = 50F;
    F.letters[121].y[2] = 70F;
    F.letters[121].pointTypes[3] = 'l';
    F.letters[121].x[3] = 100F;
    F.letters[121].y[3] = 120F;
    F.letters[121].pointTypes[4] = 'l';
    F.letters[121].x[4] = 100F;
    F.letters[121].y[4] = 150F;
    F.letters[121].pointTypes[5] = 'm';
    F.letters[121].x[5] = 50F;
    F.letters[121].y[5] = 0.0F;
    F.letters[121].pointTypes[6] = 'l';
    F.letters[121].x[6] = 50F;
    F.letters[121].y[6] = 70F;
    F.letters[122].numPoints = 7;
    F.letters[122].pointTypes = new char[7];
    F.letters[122].x = new float[7];
    F.letters[122].y = new float[7];
    F.letters[122].pointTypes[0] = 'l';
    F.letters[122].x[0] = 0.0F;
    F.letters[122].y[0] = 150F;
    F.letters[122].pointTypes[1] = 'l';
    F.letters[122].x[1] = 100F;
    F.letters[122].y[1] = 150F;
    F.letters[122].pointTypes[2] = 'l';
    F.letters[122].x[2] = 100F;
    F.letters[122].y[2] = 110F;
    F.letters[122].pointTypes[3] = 'l';
    F.letters[122].x[3] = 0.0F;
    F.letters[122].y[3] = 20F;
    F.letters[122].pointTypes[4] = 'l';
    F.letters[122].x[4] = 0.0F;
    F.letters[122].y[4] = 0.0F;
    F.letters[122].pointTypes[5] = 'm';
    F.letters[122].x[5] = 100F;
    F.letters[122].y[5] = 0.0F;
    F.letters[122].pointTypes[6] = 'l';
    F.letters[122].x[6] = 0.0F;
    F.letters[122].y[6] = 0.0F;
  }
}

// ── jsVectorFont.pde
// By Jared Schiffman https://www.perchinteractive.com/
// MIT Media Lab ACG (Aesthetics and Computation Group), 1999
// Ported by Golan Levin, 2017

class jsVectorFont {

  int numLetters;
  jsVectorLetter letters[];

  jsVectorFont() {
    letters = new jsVectorLetter[256];
    for (int i = 0; i < 256; i++) {
      letters[i] = new jsVectorLetter();
      letters[i].numPoints = 0;
    }
  }

  void drawString(String S, float px, float py, float size) {
    for (int i = 0; i < S.length(); i++) {
      char a = S.charAt(i);
      px = (float)((double)px + 170.0D * (double)size);
      letters[(int)a].draw(px, py, size);
    }
  }

  void drawStringInArc(String S, float cx, float cy, float radius, 
    float startAngle, float angleInc, float size, boolean flip) {

    float A = startAngle;
    if (flip) {
      for (int i = 0; i < S.length(); i++) {
        char a = S.charAt(i);
        float px = cx + (float)Math.cos(A) * radius;
        float py = cy + (float)Math.sin(A) * radius;
        letters[a].drawAtAngle(px, py, -1F * (float)Math.cos((double)A - 1.57D), -1F * (float)Math.sin((double)A - 1.57D), size);
        A -= angleInc;
      }
    } else {
      for (int i = 0; i < S.length(); i++) {
        char a = S.charAt(i);
        float px = cx + (float)Math.cos(A) * radius;
        float py = cy + (float)Math.sin(A) * radius;
        letters[a].drawAtAngle(px, py, (float)Math.cos((double)A - 1.57D), (float)Math.sin((double)A - 1.57D), size);
        A += angleInc;
      }
    }
  }
}

// ── jsVectorLetter.pde
// By Jared Schiffman https://www.perchinteractive.com/
// MIT Media Lab ACG (Aesthetics and Computation Group), 1999
// Ported by Golan Levin, 2017

class jsVectorLetter {

  int numPoints;
  char pointTypes[];
  float x[];
  float y[];

  jsVectorLetter() {
    numPoints = 0;
  }

  void draw(float tx, float ty, float size) {
    for (int i = 0; i < numPoints - 1; i++) {
      if (pointTypes[i + 1] != 'm') {
        line(
          (tx + x[i] * size), 
          (ty - y[i] * size), 
          (tx + x[i + 1] * size), 
          (ty - y[i + 1] * size));
      }
    }
  }

  void drawAtAngle(float tx, float ty, float cosA, float sinA, float size) {
    for (int i = 0; i < numPoints - 1; i++) {
      if (pointTypes[i + 1] != 'm') {
        line(
          (tx + (cosA * x[i] + sinA * y[i]) * size), 
          (ty - (cosA * y[i] - sinA * x[i]) * size), 
          (tx + (cosA * x[i + 1] + sinA * y[i + 1]) * size), 
          (ty - (cosA * y[i + 1] - sinA * x[i + 1]) * size));
      }
    }
  }
}
